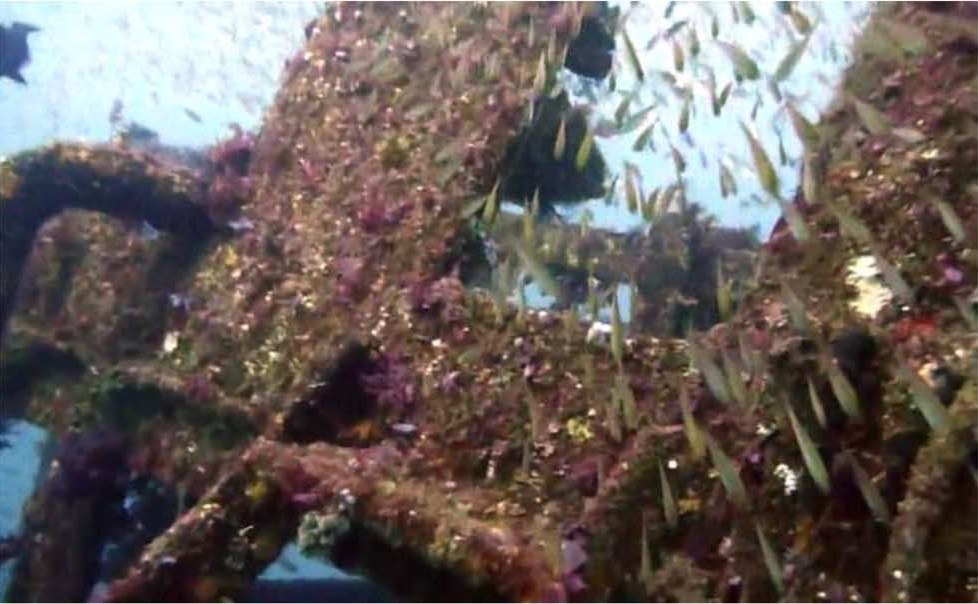
%> input picture Code/Dehazed_image.jpg, 978 x 604 px
$ octave --eval "result = SIFT(imread('Dehazed_image.jpg'));"   (GNU Octave 9; MATLAB toolbox functions it lacks are replaced by stand-ins)
%> lines starting %> are read from the running program, lines starting %| are printed output that depends on the picture
function [ ry,rx ] = SIFT(img)


%this code is the Matlab implimentation of David G. Lowe,
%"Distinctive image features from scale-invariant keypoints,"
%International Journal of Computer Vision, 60, 2 (2004), pp. 91-110.
%this code should be used only for academic research.
%any other useage of this code should not be allowed without Author agreement.
% if you have any problem or improvement idea about this code, please
% contact with Xing Di, Stevens Institution of Technology. xdi2@stevens.edu

%%initial image

row=256;
colum=256;
origin1=img;
%> origin1 is the input picture: size 604x978x3 uint8; mean R, G, B 105.7, 96.5, 92.9
img=imresize(img,[row,colum]);
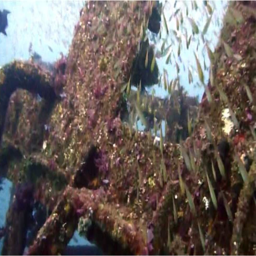
%> img: size 256x256x3 uint8; mean R, G, B 105.6, 96.5, 92.9
origin1=img;
img=rgb2gray(img);
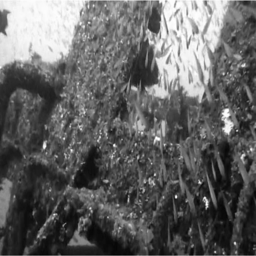
%> img: size 256x256 uint8; min 3, max 255, mean 98.8
% img=histeq(img);
img=im2double(img);
%> img: size 256x256 double
origin=img;
% img=medfilt2(img);

%% Scale-Space Extrema Detection

% original sigma and the number of actave can be modified. the larger
% sigma0, the more quickly-smooth images
sigma0=sqrt(2);
octave=3;%6*sigma*k^(octave*level)<=min(m,n)/(2^(octave-2))
level=3;
D=cell(1,octave);
for i=1:octave
D(i)=mat2cell(zeros(row*2^(2-i)+2,colum*2^(2-i)+2,level),row*2^(2-i)+2,colum*2^(2-i)+2,level);
end
% first image in first octave is created by interpolating the original one.
temp_img=kron(img,ones(2));
temp_img=padarray(temp_img,[1,1],'replicate');

%create the DoG pyramid.
for i=1:octave
    temp_D=D{i};
    for j=1:level
        scale=sigma0*sqrt(2)^(1/level)^((i-1)*level+j);
        p=(level)*(i-1);

        f=fspecial('gaussian',[1,floor(6*scale)],scale);
        L1=temp_img;
        if(i==1&&j==1)
        L2=conv2(temp_img,f,'same');
        L2=conv2(L2,f','same');
        temp_D(:,:,j)=L2-L1;
        L1=L2;
        else
        L2=conv2(temp_img,f,'same');
        L2=conv2(L2,f','same');
        temp_D(:,:,j)=L2-L1;
        L1=L2;
        if(j==level)
            temp_img=L1(2:end-1,2:end-1);
        end
        end
    end
    D{i}=temp_D;
    temp_img=temp_img(1:2:end,1:2:end);
    temp_img=padarray(temp_img,[1,1],'both','replicate');
end
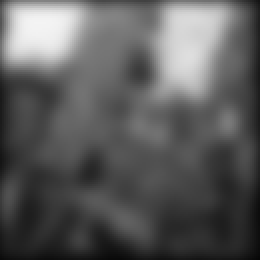
%> L2: size 130x130 double (shown 2 times larger); min 0.0284, max 0.957, mean 0.363
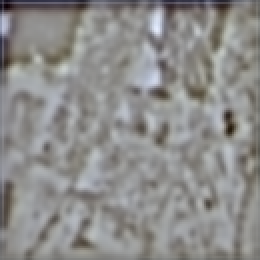
%> temp_D: size 130x130x3 double (shown 2 times larger); mean R, G, B -0.0119, -0.0136, -0.0168; drawn with min black and max white
%> after the loop, D = 3 items

%% Keypoint Localistaion
% search each pixel in the DoG map to find the extreme point

interval=level-1;
number=0;
for i=2:octave+1
    number=number+(2^(i-octave)*colum)*(2*row)*interval;
end
extrema=zeros(1,4*number);
flag=1;
for i=1:octave
    [m,n,~]=size(D{i});
    m=m-2;
    n=n-2;
    volume=m*n/(4^(i-1));
    for k=2:interval
        for j=1:volume
            % starter=D{i}(x+1,y+1,k);
            x=ceil(j/n);
            y=mod(j-1,m)+1;
            sub=D{i}(x:x+2,y:y+2,k-1:k+1);
            large=max(max(max(sub)));
            little=min(min(min(sub)));
            if(large==D{i}(x+1,y+1,k))
                temp=[i,k,j,1];
                extrema(flag:(flag+3))=temp;
                flag=flag+4;
            end
            if(little==D{i}(x+1,y+1,k))
                temp=[i,k,j,-1];
                extrema(flag:(flag+3))=temp;
                flag=flag+4;
            end
        end
    end
end
%> this loop made 3 passes
%> (m, n, volume) on passes 1 to 3: (512, 512, 262144), (256, 256, 16384), (128, 128, 1024)
%> after the loop, flag = 71433; temp = [3 2 341 -1]
idx= extrema==0;
%> idx = 3670016 logical values, 3598584 true
extrema(idx)=[];

[m,n]=size(img);
%> m = 256; n = 256
x=floor((extrema(3:4:end)-1)./(n./(2.^(extrema(1:4:end)-2))))+1;
y=mod((extrema(3:4:end)-1),m./(2.^(extrema(1:4:end)-2)))+1;
ry=y./2.^(octave-1-extrema(1:4:end));
rx=x./2.^(octave-1-extrema(1:4:end));

%% accurate keypoint localization
%eliminate the point with low contrast or poorly localised on an edge
% x:|,y:-- x is for vertial and y is for horizontal
% value comes from the paper.

threshold=0.1;
r=10;
extr_volume=length(extrema)/4;
%> extr_volume = 17858
[m,n]=size(img);
secondorder_x=conv2([-1,1;-1,1],[-1,1;-1,1]);
secondorder_y=conv2([-1,-1;1,1],[-1,-1;1,1]);
for i=1:octave
    for j=1:level
        test=D{i}(:,:,j);
        temp=-1./conv2(test,secondorder_y,'same').*conv2(test,[-1,-1;1,1],'same');
        D{i}(:,:,j)=temp.*conv2(test',[-1,-1;1,1],'same')*0.5+test;
    end
end
for i=1:extr_volume
    x=floor((extrema(4*(i-1)+3)-1)/(n/(2^(extrema(4*(i-1)+1)-2))))+1;
    y=mod((extrema(4*(i-1)+3)-1),m/(2^(extrema(4*(i-1)+1)-2)))+1;
    rx=x+1;
    ry=y+1;
    rz=extrema(4*(i-1)+2);
    z=D{extrema(4*(i-1)+1)}(rx,ry,rz);
    if(abs(z)<threshold)
        extrema(4*(i-1)+4)=0;
    end
end
%> this loop made 17858 passes
%> (x, y, rx, ry, z) on passes 1 to 3: (3, 294, 4, 295, 0.112), (3, 296, 4, 297, 0.0835), (3, 318, 4, 319, 0.248)
idx=find(extrema==0);
%> idx = 16634 values from 8 to 71396
idx=[idx,idx-1,idx-2,idx-3];
extrema(idx)=[];
extr_volume=length(extrema)/4;
%> extr_volume = 1224
x=floor((extrema(3:4:end)-1)./(n./(2.^(extrema(1:4:end)-2))))+1;
%> x = 1224 values, max 510 at index 1019, min 2 at index 1180, mean 268
y=mod((extrema(3:4:end)-1),m./(2.^(extrema(1:4:end)-2)))+1;
%> y = 1224 values, max 510 at index 1179, min 2 at index 114, mean 272.1
ry=y./2.^(octave-1-extrema(1:4:end));
%> ry = 1224 values, max 255 at index 1179, min 1 at index 114, mean 138.1
rx=x./2.^(octave-1-extrema(1:4:end));
%> rx = 1224 values, max 255 at index 1019, min 1.5 at index 1, mean 134.3

for i=1:extr_volume
    x=floor((extrema(4*(i-1)+3)-1)/(n/(2^(extrema(4*(i-1)+1)-2))))+1;
    y=mod((extrema(4*(i-1)+3)-1),m/(2^(extrema(4*(i-1)+1)-2)))+1;
    rx=x+1;
    ry=y+1;
    rz=extrema(4*(i-1)+2);
        Dxx=D{extrema(4*(i-1)+1)}(rx-1,ry,rz)+D{extrema(4*(i-1)+1)}(rx+1,ry,rz)-2*D{extrema(4*(i-1)+1)}(rx,ry,rz);
        Dyy=D{extrema(4*(i-1)+1)}(rx,ry-1,rz)+D{extrema(4*(i-1)+1)}(rx,ry+1,rz)-2*D{extrema(4*(i-1)+1)}(rx,ry,rz);
        Dxy=D{extrema(4*(i-1)+1)}(rx-1,ry-1,rz)+D{extrema(4*(i-1)+1)}(rx+1,ry+1,rz)-D{extrema(4*(i-1)+1)}(rx-1,ry+1,rz)-D{extrema(4*(i-1)+1)}(rx+1,ry-1,rz);
        deter=Dxx*Dyy-Dxy*Dxy;
        R=(Dxx+Dyy)/deter;
        R_threshold=(r+1)^2/r;
        if(deter<0||R>R_threshold)
            extrema(4*(i-1)+4)=0;
        end

end
%> this loop made 1224 passes
%> (x, y, rx, ry, Dxx, Dyy, Dxy, deter) on passes 1 to 3: (3, 294, 4, 295, -0.203, -0.0941, -0.0486, 0.0168), (3, 318, 4, 319, -0.288, -0.424, -0.142, 0.102), (3, 414, 4, 415, -0.229, -0.229, -0.0842, 0.0454)
idx=find(extrema==0);
idx=[idx,idx-1,idx-2,idx-3];
extrema(idx)=[];
extr_volume=length(extrema)/4;
x=floor((extrema(3:4:end)-1)./(n./(2.^(extrema(1:4:end)-2))))+1;
y=mod((extrema(3:4:end)-1),m./(2.^(extrema(1:4:end)-2)))+1;
ry=y./2.^(octave-1-extrema(1:4:end));
rx=x./2.^(octave-1-extrema(1:4:end));
imshow(origin1)
hold on
plot(ry,rx,'b+');

%% Orientation Assignment(Multiple orientations assignment)

kpori=zeros(1,36*extr_volume);
minor=zeros(1,36*extr_volume);
f=1;
flag=1;
for i=1:extr_volume
    %search in the certain scale
    scale=sigma0*sqrt(2)^(1/level)^((extrema(4*(i-1)+1)-1)*level+(extrema(4*(i-1)+2)));
    width=2*round(3*1.5*scale);
    count=1;
    x=floor((extrema(4*(i-1)+3)-1)/(n/(2^(extrema(4*(i-1)+1)-2))))+1;
    y=mod((extrema(4*(i-1)+3)-1),m/(2^(extrema(4*(i-1)+1)-2)))+1;
    %make sure the point in the searchable area
    if(x>(width/2)&&y>(width/2)&&x<(m/2^(extrema(4*(i-1)+1)-2)-width/2-2)&&y<(n/2^(extrema(4*(i-1)+1)-2)-width/2-2))
        rx=x+1;
        ry=y+1;
        rz=extrema(4*(i-1)+2);
        reg_volume=width*width;%3? thereom
        % make weight matrix
        weight=fspecial('gaussian',width,1.5*scale);
        %calculate region pixels' magnitude and region orientation
        reg_mag=zeros(1,count);
        reg_theta=zeros(1,count);
    for l=(rx-width/2):(rx+width/2-1)
        for k=(ry-width/2):(ry+width/2-1)
            reg_mag(count)=sqrt((D{extrema(4*(i-1)+1)}(l+1,k,rz)-D{extrema(4*(i-1)+1)}(l-1,k,rz))^2+(D{extrema(4*(i-1)+1)}(l,k+1,rz)-D{extrema(4*(i-1)+1)}(l,k-1,rz))^2);
            reg_theta(count)=atan2((D{extrema(4*(i-1)+1)}(l,k+1,rz)-D{extrema(4*(i-1)+1)}(l,k-1,rz)),(D{extrema(4*(i-1)+1)}(l+1,k,rz)-D{extrema(4*(i-1)+1)}(l-1,k,rz)))*(180/pi);
            count=count+1;
        end
    end
    %make histogram
    mag_counts=zeros(1,36);
    for x=0:10:359
        mag_count=0;
       for j=1:reg_volume
           c1=-180+x;
           c2=-171+x;
           if(c1<0||c2<0)
           if(abs(reg_theta(j))<abs(c1)&&abs(reg_theta(j))>=abs(c2))
               mag_count=mag_count+reg_mag(j)*weight(ceil(j/width),mod(j-1,width)+1);
           end
           else
               if(abs(reg_theta(j)>abs(c1)&&abs(reg_theta(j)<=abs(c2))))
                   mag_count=mag_count+reg_mag(j)*weight(ceil(j/width),mod(j-1,width)+1);
               end
           end
       end
          mag_counts(x/10+1)=mag_count;
    end
    % find the max histogram bar and the ones higher than 80% max
    [maxvm,~]=max(mag_counts);
     kori=find(mag_counts>=(0.8*maxvm));
     kori=(kori*10+(kori-1)*10)./2-180;
     kpori(f:(f+length(kori)-1))=kori;
     f=f+length(kori);
     temp_extrema=[extrema(4*(i-1)+1),extrema(4*(i-1)+2),extrema(4*(i-1)+3),extrema(4*(i-1)+4)];
     temp_extrema=padarray(temp_extrema,[0,length(temp_extrema)*(length(kori)-1)],'post','circular');
     long=length(temp_extrema);
     minor(flag:flag+long-1)=temp_extrema;
     flag=flag+long;
    end
end
idx= minor==0;
minor(idx)=[];
extrema=minor;
% delete unsearchable points and add minor orientation points
idx= kpori==0;
kpori(idx)=[];
extr_volume=length(extrema)/4;

%% keypoint descriptor

d=4;% In David G. Lowe experiment,divide the area into 4*4.
pixel=4;
feature=zeros(d*d*8,extr_volume);
for i=1:extr_volume
    descriptor=zeros(1,d*d*8);% feature dimension is 128=4*4*8;
    width=d*pixel;
    %x,y centeral point and prepare for location rotation
    x=floor((extrema(4*(i-1)+3)-1)/(n/(2^(extrema(4*(i-1)+1)-2))))+1;
    y=mod((extrema(4*(i-1)+3)-1),m/(2^(extrema(4*(i-1)+1)-2)))+1;
    z=extrema(4*(i-1)+2);
        if((m/2^(extrema(4*(i-1)+1)-2)-pixel*d*sqrt(2)/2)>x&&x>(pixel*d/2*sqrt(2))&&(n/2^(extrema(4*(i-1)+1)-2)-pixel*d/2*sqrt(2))>y&&y>(pixel*d/2*sqrt(2)))
        sub_x=(x-d*pixel/2+1):(x+d*pixel/2);
        sub_y=(y-d*pixel/2+1):(y+d*pixel/2);
        sub=zeros(2,length(sub_x)*length(sub_y));
        j=1;
        for p=1:length(sub_x)
            for q=1:length(sub_y)
                sub(:,j)=[sub_x(p)-x;sub_y(q)-y];
                j=j+1;
            end
        end
        distort=[cos(pi*kpori(i)/180),-sin(pi*kpori(i)/180);sin(pi*kpori(i)/180),cos(pi*kpori(i)/180)];
    %accordinate after distort
        sub_dis=distort*sub;
        fix_sub=ceil(sub_dis);
        fix_sub=[fix_sub(1,:)+x;fix_sub(2,:)+y];
        patch=zeros(1,width*width);
        for p=1:length(fix_sub)
        patch(p)=D{extrema(4*(i-1)+1)}(fix_sub(1,p),fix_sub(2,p),z);
        end
        temp_D=(reshape(patch,[width,width]))';
        %create weight matrix.
        mag_sub=temp_D;
        temp_D=padarray(temp_D,[1,1],'replicate','both');
        weight=fspecial('gaussian',width,width/1.5);
        mag_sub=weight.*mag_sub;
        theta_sub=atan((temp_D(2:end-1,3:1:end)-temp_D(2:end-1,1:1:end-2))./(temp_D(3:1:end,2:1:end-1)-temp_D(1:1:end-2,2:1:end-1)))*(180/pi);
        % create orientation histogram
        for area=1:d*d
        cover=pixel*pixel;
        ori=zeros(1,cover);
        magcounts=zeros(1,8);
        for angle=0:45:359
          magcount=0;
          for p=1:cover;
              x=(floor((p-1)/pixel)+1)+pixel*floor((area-1)/d);
              y=mod(p-1,pixel)+1+pixel*(mod(area-1,d));
              c1=-180+angle;
              c2=-180+45+angle;
              if(c1<0||c2<0)
                  if (abs(theta_sub(x,y))<abs(c1)&&abs(theta_sub(x,y))>=abs(c2))

                      ori(p)=(c1+c2)/2;
                      magcount=magcount+mag_sub(x,y);
                  end
              else
                  if(abs(theta_sub(x,y))>abs(c1)&&abs(theta_sub(x,y))<=abs(c2))
                      ori(p)=(c1+c2)/2;
                      magcount=magcount+mag_sub(x,y);
                  end
              end
          end
          magcounts(angle/45+1)=magcount;
        end
        descriptor((area-1)*8+1:area*8)=magcounts;
        end
        descriptor=normr(descriptor);
        % cap 0.2
        for j=1:numel(descriptor)
            if(abs(descriptor(j))>0.2)
            descriptor(j)=0.2;
            end
        end
        descriptor=normr(descriptor);
        else
            continue;
        end
        feature(:,i)=descriptor';
end
index=find(sum(feature));
feature=feature(:,index);


end
%> (the run ends here)
